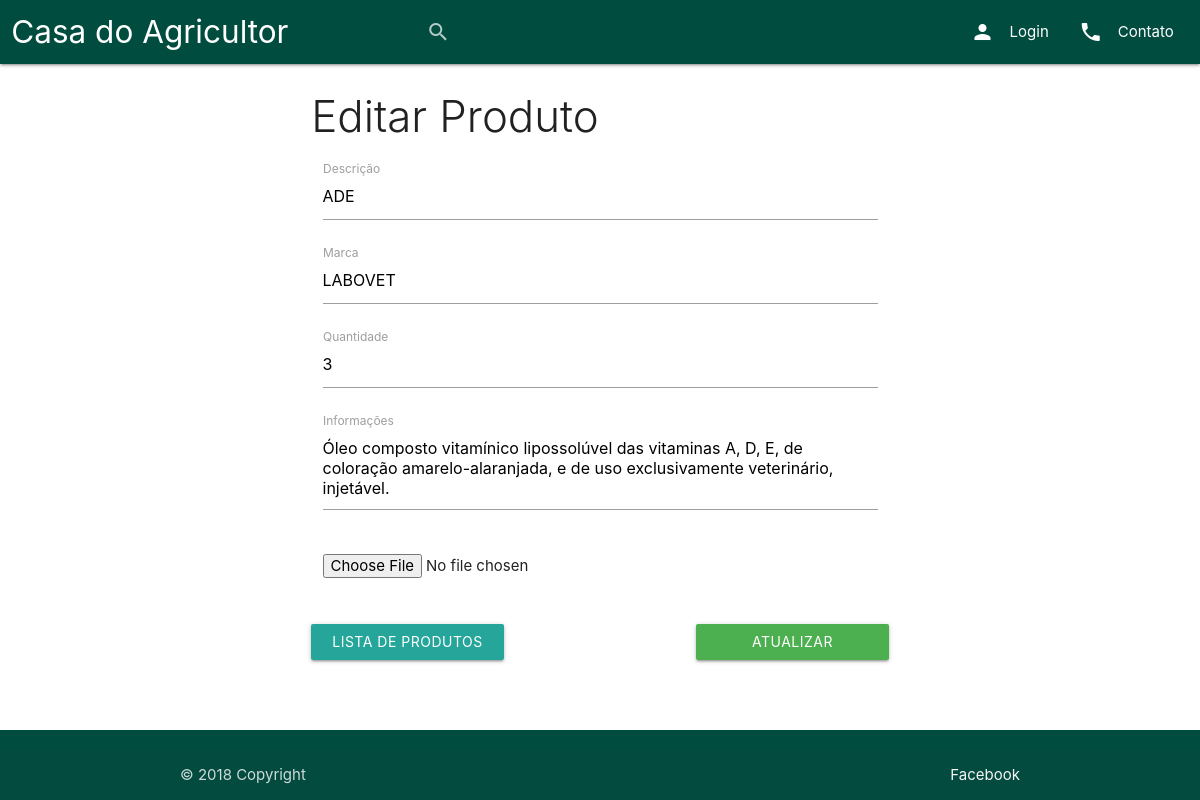
Screenshot of /editar.php?id=1 with the database file from the repository.
### tables this page shows
CREATE TABLE `products` (
  `id` int(10) UNSIGNED NOT NULL,
  `description` varchar(255) NOT NULL,
  `brand` varchar(255) NOT NULL,
  `info` varchar(255) NOT NULL,
  `quantity` int(11) NOT NULL,
  `image` longblob NOT NULL
);

### editar.php (the view, shortened to what this page needs)
<?php
include_once 'includes/header.php';
if(isset($_GET['id'])):
	$id = mysqli_escape_string($db_link, $_GET['id']);
	$sql = "SELECT * FROM products WHERE id = '$id'";
	$resultado = mysqli_query($db_link, $sql);
	$product = mysqli_fetch_array($resultado);
endif;
?>
<div class="row">
	<div class="col s12 m6 push-m3">
		<h3 class="light"> Editar Produto </h3>
		<form action="php_action/update.php" method="POST" enctype="multipart/form-data">
			<div class="input-field col s12">
				<input type="text" name="description" id="description" value="<?php echo $product['description'];?>" class="validate" required>
				<label for="description">Descrição</label>
			</div>
			<div class="input-field col s12">
				<input type="text" name="brand" value="<?php echo $product['brand'];?>" id="brand" class="validate" required>
				<label for="brand">Marca</label>
			</div>
			<div class="input-field col s12">
				<input type="number" name="quantity" min="0" value="<?php echo $product['quantity'];?>" id="quantity" class="validate" required>
				<label for="quantity">Quantidade</label>
			</div>
			<div class="input-field col s12">
				<textarea name="info" id="info" data-length="255" class="materialize-textarea" class="validate" required><?php echo $product['info'];?></textarea>
				<label for="info">Informações</label>
			</div>
			<div class="input-field col s12">
				<input type="file" name="image" value="Imagem">
			</div>
			<div class="input-field col s12">
			</div>
			<a href="produtos.php" name="cancel" class="btn col s4"> Lista de Produtos </a>
			<button type="submit" name="edit" class="btn green right col s4"> Atualizar </button>
		</form>
	</div>
</div>
<?php
include_once 'includes/footer.php';
?>

### css/style.css (style rules this page uses)
body { display: flex; min-height: 100vh; flex-direction: column; }

### rows the page displays
products: description "ADE", brand "LABOVET", quantity "3", info "Óleo composto vitamínico lipossolúvel das vitaminas A, D, E, de coloração amarelo-alaranjada, e de uso exclusivamente veterinário, injetável."
